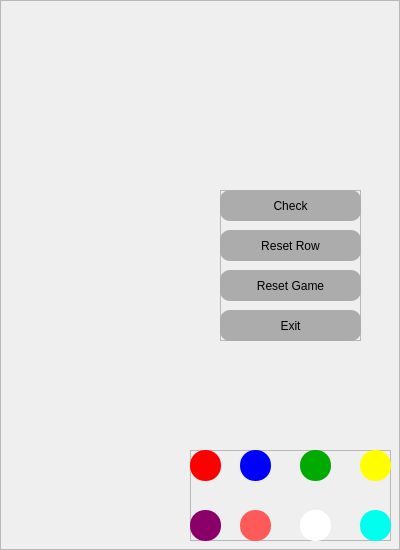
     <widget class="QFrame" name="frameButtons">
      <property name="frameShape">
       <enum>QFrame::StyledPanel</enum>
      </property>
      <property name="frameShadow">
       <enum>QFrame::Raised</enum>
      </property>
      <widget class="QFrame" name="frameColorButtons">
       <property name="geometry">
        <rect>
         <x>190</x>
         <y>450</y>
         <width>201</width>
         <height>91</height>
        </rect>
       </property>
       <property name="frameShape">
        <enum>QFrame::StyledPanel</enum>
       </property>
       <property name="frameShadow">
        <enum>QFrame::Raised</enum>
       </property>
       <widget class="QPushButton" name="RedButton">
        <property name="geometry">
         <rect>
          <x>0</x>
          <y>0</y>
          <width>31</width>
          <height>31</height>
         </rect>
        </property>
        <property name="cursor">
         <cursorShape>PointingHandCursor</cursorShape>
        </property>
        <property name="styleSheet">
         <string notr="true">background-color: rgb(255, 0, 0);
border-radius:15px;</string>
        </property>
        <property name="text">
         <string/>
        </property>
       </widget>
       <widget class="QPushButton" name="BlueButton">
        <property name="geometry">
         <rect>
          <x>50</x>
          <y>0</y>
          <width>31</width>
          <height>31</height>
         </rect>
        </property>
        <property name="cursor">
         <cursorShape>PointingHandCursor</cursorShape>
        </property>
        <property name="styleSheet">
         <string notr="true">background-color: rgb(0, 0, 255);
border-radius:15px;</string>
        </property>
        <property name="text">
         <string/>
        </property>
       </widget>
       <widget class="QPushButton" name="GreenButton">
        <property name="geometry">
         <rect>
          <x>110</x>
          <y>0</y>
          <width>31</width>
          <height>31</height>
         </rect>
        </property>
        <property name="cursor">
         <cursorShape>PointingHandCursor</cursorShape>
        </property>
        <property name="styleSheet">
         <string notr="true">background-color: rgb(0, 170, 0);
border-radius:15px;</string>
        </property>
        <property name="text">
         <string/>
        </property>
       </widget>
       <widget class="QPushButton" name="YellowButton">
        <property name="geometry">
         <rect>
          <x>170</x>
          <y>0</y>
          <width>31</width>
          <height>31</height>
         </rect>
        </property>
        <property name="cursor">
         <cursorShape>PointingHandCursor</cursorShape>
        </property>
        <property name="styleSheet">
         <string notr="true">background-color: rgb(255, 255, 0);
border-radius:15px;</string>
        </property>
        <property name="text">
         <string/>
        </property>
       </widget>
       <widget class="QPushButton" name="PurpleButton">
        <property name="geometry">
         <rect>
          <x>0</x>
          <y>60</y>
          <width>31</width>
          <height>31</height>
         </rect>
        </property>
        <property name="cursor">
         <cursorShape>PointingHandCursor</cursorShape>
        </property>
        <property name="styleSheet">
         <string notr="true">background-color: rgb(139, 0, 104);
border-radius:15px;</string>
        </property>
        <property name="text">
         <string/>
        </property>
       </widget>
       <widget class="QPushButton" name="PinkButton">
        <property name="geometry">
         <rect>
          <x>50</x>
          <y>60</y>
          <width>31</width>
          <height>31</height>
         </rect>
        </property>
        <property name="cursor">
         <cursorShape>PointingHandCursor</cursorShape>
        </property>
        <property name="styleSheet">
         <string notr="true">background-color: rgb(255, 90, 90);
border-radius:15px;</string>
        </property>
        <property name="text">
         <string/>
        </property>
       </widget>
       <widget class="QPushButton" name="WhiteButton">
        <property name="geometry">
         <rect>
          <x>110</x>
          <y>60</y>
          <width>31</width>
          <height>31</height>
         </rect>
        </property>
        <property name="cursor">
         <cursorShape>PointingHandCursor</cursorShape>
        </property>
        <property name="styleSheet">
         <string notr="true">background-color: rgb(255, 255, 255);
border-radius:15px;</string>
        </property>
        <property name="text">
         <string/>
        </property>
       </widget>
       <widget class="QPushButton" name="LightblueButton">
        <property name="geometry">
         <rect>
          <x>170</x>
          <y>60</y>
          <width>31</width>
          <height>31</height>
         </rect>
        </property>
        <property name="cursor">
         <cursorShape>PointingHandCursor</cursorShape>
        </property>
        <property name="styleSheet">
         <string notr="true">background-color: rgb(0, 255, 238);
border-radius:15px;</string>
        </property>
        <property name="text">
         <string/>
        </property>
       </widget>
      </widget>
      <widget class="QFrame" name="frameGameButtons">
       <property name="geometry">
        <rect>
         <x>220</x>
         <y>190</y>
         <width>141</width>
         <height>151</height>
        </rect>
       </property>
       <property name="frameShape">
        <enum>QFrame::StyledPanel</enum>
       </property>
       <property name="frameShadow">
        <enum>QFrame::Raised</enum>
       </property>
       <widget class="QPushButton" name="ResetgameButton">
        <property name="geometry">
         <rect>
          <x>0</x>
          <y>80</y>
          <width>141</width>
          <height>31</height>
         </rect>
        </property>
        <property name="cursor">
         <cursorShape>PointingHandCursor</cursorShape>
        </property>
        <property name="styleSheet">
         <string notr="true">font: 16pt &quot;MS Shell Dlg 2&quot;;
border-radius:10px;
background-color: rgb(172, 172, 172);</string>
        </property>
        <property name="text">
         <string>Reset Game</string>
        </property>
       </widget>
       <widget class="QPushButton" name="ResetrowButton">
        <property name="geometry">
         <rect>
          <x>0</x>
          <y>40</y>
          <width>141</width>
          <height>31</height>
         </rect>
        </property>
        <property name="cursor">
         <cursorShape>PointingHandCursor</cursorShape>
        </property>
        <property name="styleSheet">
         <string notr="true">font: 16pt &quot;MS Shell Dlg 2&quot;;
border-radius:10px;
background-color: rgb(172, 172, 172);</string>
        </property>
        <property name="text">
         <string>Reset Row</string>
        </property>
       </widget>
       <widget class="QPushButton" name="CheckButton">
        <property name="geometry">
         <rect>
          <x>0</x>
          <y>0</y>
          <width>141</width>
          <height>31</height>
         </rect>
        </property>
        <property name="cursor">
         <cursorShape>PointingHandCursor</cursorShape>
        </property>
        <property name="styleSheet">
         <string notr="true">font: 16pt &quot;MS Shell Dlg 2&quot;;
border-radius:10px;
background-color: rgb(172, 172, 172);</string>
        </property>
        <property name="text">
         <string>Check</string>
        </property>
       </widget>
       <widget class="QPushButton" name="ExitButton">
        <property name="geometry">
         <rect>
          <x>0</x>
          <y>120</y>
          <width>141</width>
          <height>31</height>
         </rect>
        </property>
        <property name="cursor">
         <cursorShape>PointingHandCursor</cursorShape>
        </property>
        <property name="styleSheet">
         <string notr="true">font: 16pt &quot;MS Shell Dlg 2&quot;;
border-radius:10px;
background-color: rgb(172, 172, 172);</string>
        </property>
        <property name="text">
         <string>Exit</string>
        </property>
       </widget>
      </widget>
     </widget>
